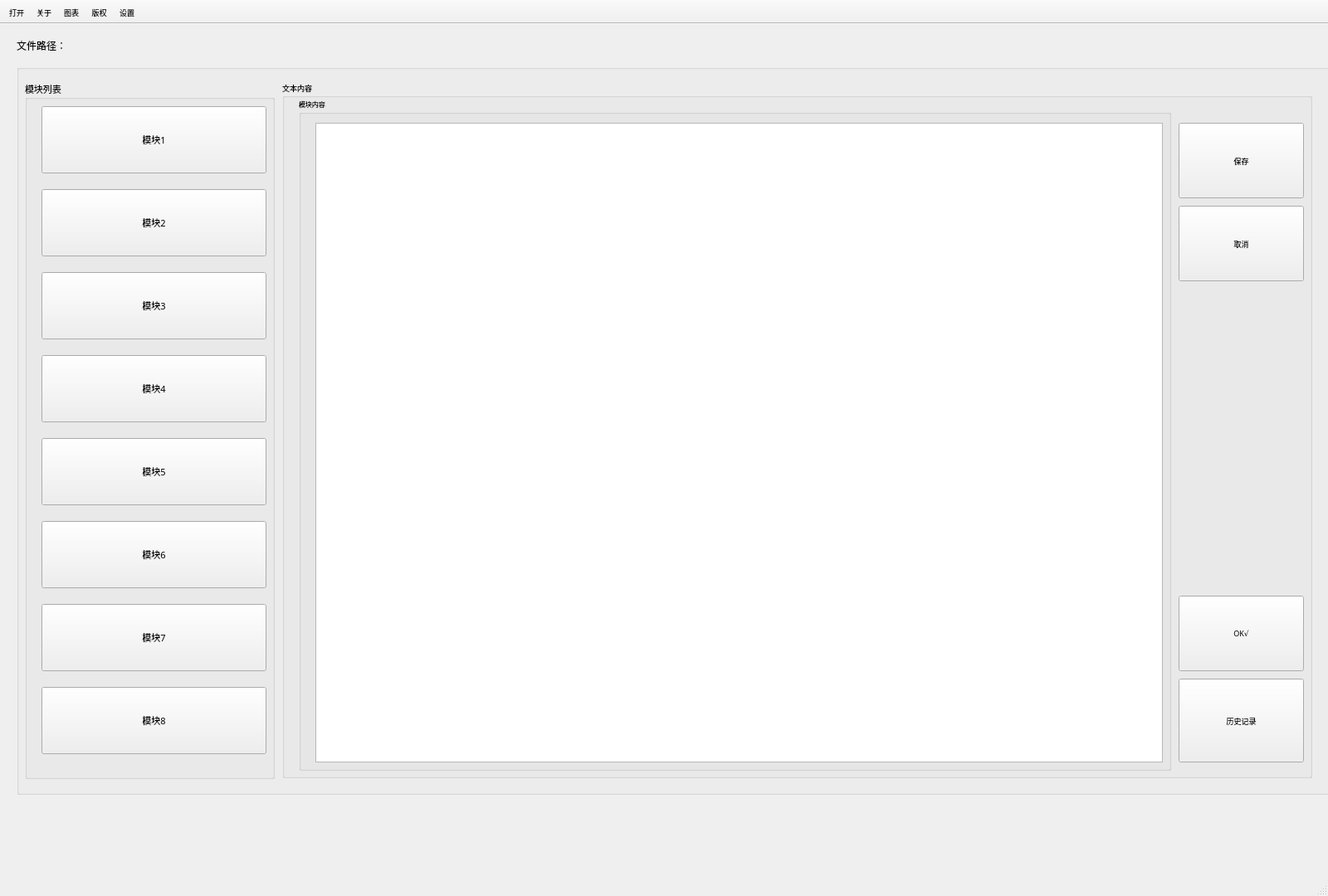
<?xml version="1.0" encoding="UTF-8"?>
<ui version="4.0">
 <class>MyMainWindow</class>
 <widget class="QMainWindow" name="MyMainWindow">
  <property name="enabled">
   <bool>true</bool>
  </property>
  <property name="geometry">
   <rect>
    <x>0</x>
    <y>0</y>
    <width>1600</width>
    <height>1080</height>
   </rect>
  </property>
  <property name="minimumSize">
   <size>
    <width>1600</width>
    <height>1080</height>
   </size>
  </property>
  <property name="maximumSize">
   <size>
    <width>1600</width>
    <height>1128</height>
   </size>
  </property>
  <property name="windowTitle">
   <string>文件内容修改工具</string>
  </property>
  <property name="windowIcon">
   <iconset>
    <normaloff>Graphics.ico</normaloff>Graphics.ico</iconset>
  </property>
  <widget class="QWidget" name="centralWidget">
   <property name="minimumSize">
    <size>
     <width>1600</width>
     <height>1000</height>
    </size>
   </property>
   <widget class="QGroupBox" name="groupBox">
    <property name="geometry">
     <rect>
      <x>20</x>
      <y>49</y>
      <width>1590</width>
      <height>880</height>
     </rect>
    </property>
    <property name="minimumSize">
     <size>
      <width>1590</width>
      <height>880</height>
     </size>
    </property>
    <property name="title">
     <string/>
    </property>
    <widget class="QGroupBox" name="groupBox_2">
     <property name="geometry">
      <rect>
       <x>10</x>
       <y>20</y>
       <width>301</width>
       <height>841</height>
      </rect>
     </property>
     <property name="minimumSize">
      <size>
       <width>301</width>
       <height>820</height>
      </size>
     </property>
     <property name="font">
      <font>
       <family>Microsoft JhengHei</family>
       <pointsize>8</pointsize>
       <weight>50</weight>
       <bold>false</bold>
      </font>
     </property>
     <property name="title">
      <string>模块列表</string>
     </property>
     <widget class="QPushButton" name="moduleButton1">
      <property name="geometry">
       <rect>
        <x>20</x>
        <y>30</y>
        <width>271</width>
        <height>81</height>
       </rect>
      </property>
      <property name="text">
       <string>模块1</string>
      </property>
     </widget>
     <widget class="QPushButton" name="moduleButton2">
      <property name="geometry">
       <rect>
        <x>20</x>
        <y>130</y>
        <width>271</width>
        <height>81</height>
       </rect>
      </property>
      <property name="text">
       <string>模块2</string>
      </property>
     </widget>
     <widget class="QPushButton" name="moduleButton3">
      <property name="geometry">
       <rect>
        <x>20</x>
        <y>230</y>
        <width>271</width>
        <height>81</height>
       </rect>
      </property>
      <property name="text">
       <string>模块3</string>
      </property>
     </widget>
     <widget class="QPushButton" name="moduleButton4">
      <property name="geometry">
       <rect>
        <x>20</x>
        <y>330</y>
        <width>271</width>
        <height>81</height>
       </rect>
      </property>
      <property name="text">
       <string>模块4</string>
      </property>
     </widget>
     <widget class="QPushButton" name="moduleButton5">
      <property name="geometry">
       <rect>
        <x>20</x>
        <y>430</y>
        <width>271</width>
        <height>81</height>
       </rect>
      </property>
      <property name="text">
       <string>模块5</string>
      </property>
     </widget>
     <widget class="QPushButton" name="moduleButton6">
      <property name="geometry">
       <rect>
        <x>20</x>
        <y>530</y>
        <width>271</width>
        <height>81</height>
       </rect>
      </property>
      <property name="text">
       <string>模块6</string>
      </property>
     </widget>
     <widget class="QPushButton" name="moduleButton7">
      <property name="geometry">
       <rect>
        <x>20</x>
        <y>630</y>
        <width>271</width>
        <height>81</height>
       </rect>
      </property>
      <property name="text">
       <string>模块7</string>
      </property>
     </widget>
     <widget class="QPushButton" name="moduleButton8">
      <property name="geometry">
       <rect>
        <x>20</x>
        <y>730</y>
        <width>271</width>
        <height>81</height>
       </rect>
      </property>
      <property name="text">
       <string>模块8</string>
      </property>
     </widget>
    </widget>
    <widget class="QGroupBox" name="groupBox_3">
     <property name="geometry">
      <rect>
       <x>320</x>
       <y>20</y>
       <width>1241</width>
       <height>840</height>
      </rect>
     </property>
     <property name="minimumSize">
      <size>
       <width>900</width>
       <height>840</height>
      </size>
     </property>
     <property name="font">
      <font>
       <family>Microsoft JhengHei</family>
       <pointsize>7</pointsize>
      </font>
     </property>
     <property name="title">
      <string>文本内容</string>
     </property>
     <widget class="QTextEdit" name="infoTextEdit">
      <property name="geometry">
       <rect>
        <x>40</x>
        <y>50</y>
        <width>1021</width>
        <height>771</height>
       </rect>
      </property>
     </widget>
     <widget class="QPushButton" name="saveButton">
      <property name="geometry">
       <rect>
        <x>1080</x>
        <y>50</y>
        <width>151</width>
        <height>91</height>
       </rect>
      </property>
      <property name="text">
       <string>保存</string>
      </property>
     </widget>
     <widget class="QPushButton" name="cancelButton">
      <property name="geometry">
       <rect>
        <x>1080</x>
        <y>150</y>
        <width>151</width>
        <height>91</height>
       </rect>
      </property>
      <property name="text">
       <string>取消</string>
      </property>
     </widget>
     <widget class="QGroupBox" name="moduleGroupBox">
      <property name="geometry">
       <rect>
        <x>20</x>
        <y>20</y>
        <width>1051</width>
        <height>811</height>
       </rect>
      </property>
      <property name="font">
       <font>
        <family>Microsoft JhengHei</family>
        <pointsize>6</pointsize>
       </font>
      </property>
      <property name="title">
       <string>模块内容</string>
      </property>
     </widget>
     <widget class="QPushButton" name="historyButton">
      <property name="geometry">
       <rect>
        <x>1080</x>
        <y>720</y>
        <width>151</width>
        <height>101</height>
       </rect>
      </property>
      <property name="text">
       <string>历史记录</string>
      </property>
     </widget>
     <widget class="QTextEdit" name="historyTextEdit">
      <property name="geometry">
       <rect>
        <x>40</x>
        <y>50</y>
        <width>1021</width>
        <height>771</height>
       </rect>
      </property>
     </widget>
     <widget class="QPushButton" name="okButton">
      <property name="geometry">
       <rect>
        <x>1080</x>
        <y>620</y>
        <width>151</width>
        <height>91</height>
       </rect>
      </property>
      <property name="text">
       <string>OK√</string>
      </property>
     </widget>
     <zorder>moduleGroupBox</zorder>
     <zorder>infoTextEdit</zorder>
     <zorder>saveButton</zorder>
     <zorder>cancelButton</zorder>
     <zorder>historyButton</zorder>
     <zorder>historyTextEdit</zorder>
     <zorder>okButton</zorder>
    </widget>
   </widget>
   <widget class="QLabel" name="pathLabel">
    <property name="geometry">
     <rect>
      <x>130</x>
      <y>15</y>
      <width>1041</width>
      <height>21</height>
     </rect>
    </property>
    <property name="text">
     <string/>
    </property>
   </widget>
   <widget class="QLabel" name="fileSrcLabel">
    <property name="geometry">
     <rect>
      <x>20</x>
      <y>15</y>
      <width>101</width>
      <height>21</height>
     </rect>
    </property>
    <property name="font">
     <font>
      <family>Microsoft JhengHei</family>
     </font>
    </property>
    <property name="text">
     <string>文件路径：</string>
    </property>
   </widget>
  </widget>
  <widget class="QMenuBar" name="menuBar">
   <property name="geometry">
    <rect>
     <x>0</x>
     <y>0</y>
     <width>1600</width>
     <height>21</height>
    </rect>
   </property>
  </widget>
  <widget class="QToolBar" name="mainToolBar">
   <property name="sizePolicy">
    <sizepolicy hsizetype="Preferred" vsizetype="Fixed">
     <horstretch>0</horstretch>
     <verstretch>0</verstretch>
    </sizepolicy>
   </property>
   <property name="font">
    <font>
     <family>Arial</family>
     <pointsize>7</pointsize>
    </font>
   </property>
   <property name="layoutDirection">
    <enum>Qt::LeftToRight</enum>
   </property>
   <property name="movable">
    <bool>false</bool>
   </property>
   <property name="iconSize">
    <size>
     <width>55</width>
     <height>55</height>
    </size>
   </property>
   <attribute name="toolBarArea">
    <enum>TopToolBarArea</enum>
   </attribute>
   <attribute name="toolBarBreak">
    <bool>false</bool>
   </attribute>
   <addaction name="pOpen"/>
   <addaction name="pAbout"/>
   <addaction name="pChart"/>
   <addaction name="pCopyRight"/>
   <addaction name="pSetting"/>
  </widget>
  <widget class="QStatusBar" name="statusBar"/>
  <action name="pOpen">
   <property name="icon">
    <iconset>
     <normaloff>../03_QMainWindow/open.png</normaloff>../03_QMainWindow/open.png</iconset>
   </property>
   <property name="text">
    <string>打开</string>
   </property>
   <property name="toolTip">
    <string>打开</string>
   </property>
   <property name="shortcut">
    <string>Ctrl+O</string>
   </property>
  </action>
  <action name="pAbout">
   <property name="icon">
    <iconset>
     <normaloff>../03_QMainWindow/about.png</normaloff>../03_QMainWindow/about.png</iconset>
   </property>
   <property name="text">
    <string>关于</string>
   </property>
   <property name="toolTip">
    <string>关于App</string>
   </property>
   <property name="autoRepeat">
    <bool>true</bool>
   </property>
  </action>
  <action name="pChart">
   <property name="icon">
    <iconset>
     <normaloff>../03_QMainWindow/chart.png</normaloff>../03_QMainWindow/chart.png</iconset>
   </property>
   <property name="text">
    <string>图表</string>
   </property>
   <property name="toolTip">
    <string>图表</string>
   </property>
   <property name="autoRepeat">
    <bool>true</bool>
   </property>
  </action>
  <action name="pCopyRight">
   <property name="icon">
    <iconset>
     <normaloff>../03_QMainWindow/copyRight.png</normaloff>../03_QMainWindow/copyRight.png</iconset>
   </property>
   <property name="text">
    <string>版权</string>
   </property>
   <property name="toolTip">
    <string>版权</string>
   </property>
   <property name="autoRepeat">
    <bool>true</bool>
   </property>
  </action>
  <action name="pSetting">
   <property name="icon">
    <iconset>
     <normaloff>../03_QMainWindow/setting.png</normaloff>../03_QMainWindow/setting.png</iconset>
   </property>
   <property name="text">
    <string>设置</string>
   </property>
   <property name="toolTip">
    <string>设置</string>
   </property>
   <property name="autoRepeat">
    <bool>true</bool>
   </property>
  </action>
 </widget>
 <layoutdefault spacing="6" margin="11"/>
 <resources/>
 <connections/>
</ui>
